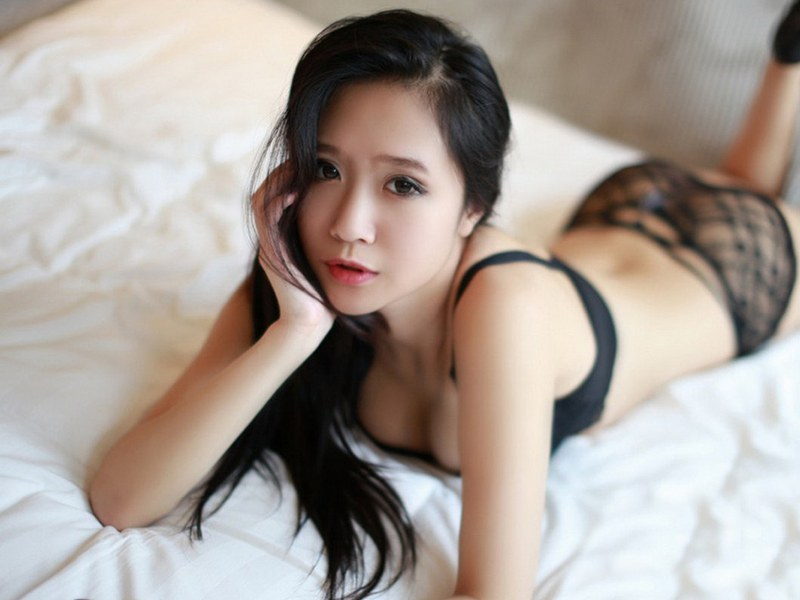
#> input picture 25.均衡化直方图/image0.jpg, 800 x 600 px
$ python hist.py
#> lines starting #> are read from the running program, lines starting #| are printed output that depends on the picture
# -*- coding: utf-8 -*-
# -*- coding: utf-8 -*-
"""
Created on Sun Feb 10 09:56:47 2019

@author: miss.j
"""
# x->300-500
# y->400-500
import cv2
import numpy as np
from random import randint
import math
def hist(src, type):
    color = (255, 255, 255)
    window = "gray"

    if type == 0:
        color = (255, 0, 0)
        window = 'blu'
    elif type == 1:
        color = (0,255, 0)
        window = 'green'
    elif  type == 2:
        color = (0, 0, 255)
        window = 'red'

    hist = cv2.calcHist([src], [0], None, [256], [0.0,256.0])
    histImg = np.zeros((256, 256, 3), np.uint8)
    minV,maxV,minL,maxL = cv2.minMaxLoc(hist)
    for i in range(256):
        intenNormal = int(hist[i] * 256/ maxV)
        cv2.line(histImg, (i, 256), (i, 256 - intenNormal), color)
    cv2.imshow(window, histImg)

def main():

    img0 = cv2.imread("image0.jpg",1)
#> img0 is the input picture: shape (600, 800, 3); mean B, G, R 152.6, 159.6, 169.6
    gray = cv2.cvtColor(img0, cv2.COLOR_BGR2GRAY)
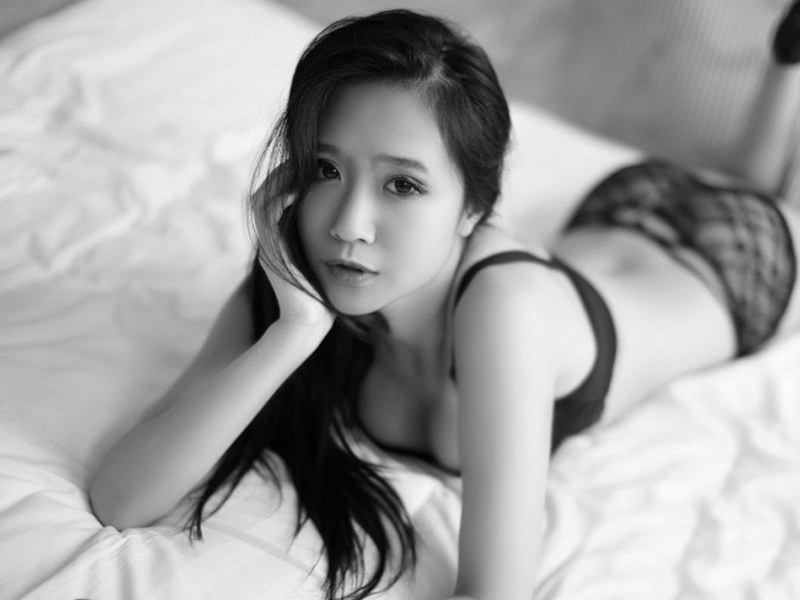
#> gray: shape (600, 800); min 0, max 252, mean 161.8
    cv2.imshow("gray", gray)
    hist(gray, 0)
#> in hist, `hist = cv2.calcHist([src], [0], None, [256], [0.0,256.0])`: hist = 256 values, max 6295 at index 235, min 0 at index 253, mean 1875
#> in hist, `minV,maxV,minL,maxL = cv2.minMaxLoc(hist)`: minV = 0; maxV = 6295; minL = (0, 253); maxL = (0, 235)
#> the loop in hist, `for i in range(256):` made 256 passes
#> intenNormal on passes 1 to 3: 0, 2, 8
#> after the loop in hist, `for i in range(256):`:
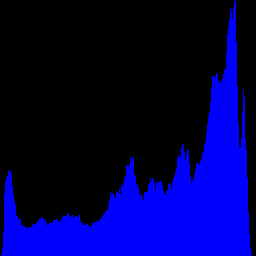
#> histImg: shape (256, 256, 3); mean of channels 0, 1, 2 75.5, 0, 0; drawn as B, G, R
    cv2.waitKey(0)
    Info = img0.shape
#> Info = (600, 800, 3)
'''
    channel = cv2.split(img0)
    for i in range(3):
        hist(img0, i)
    cv2.imshow("src", img0)

    cv2.waitKey(0)
'''
if __name__ == "__main__":
    main()
